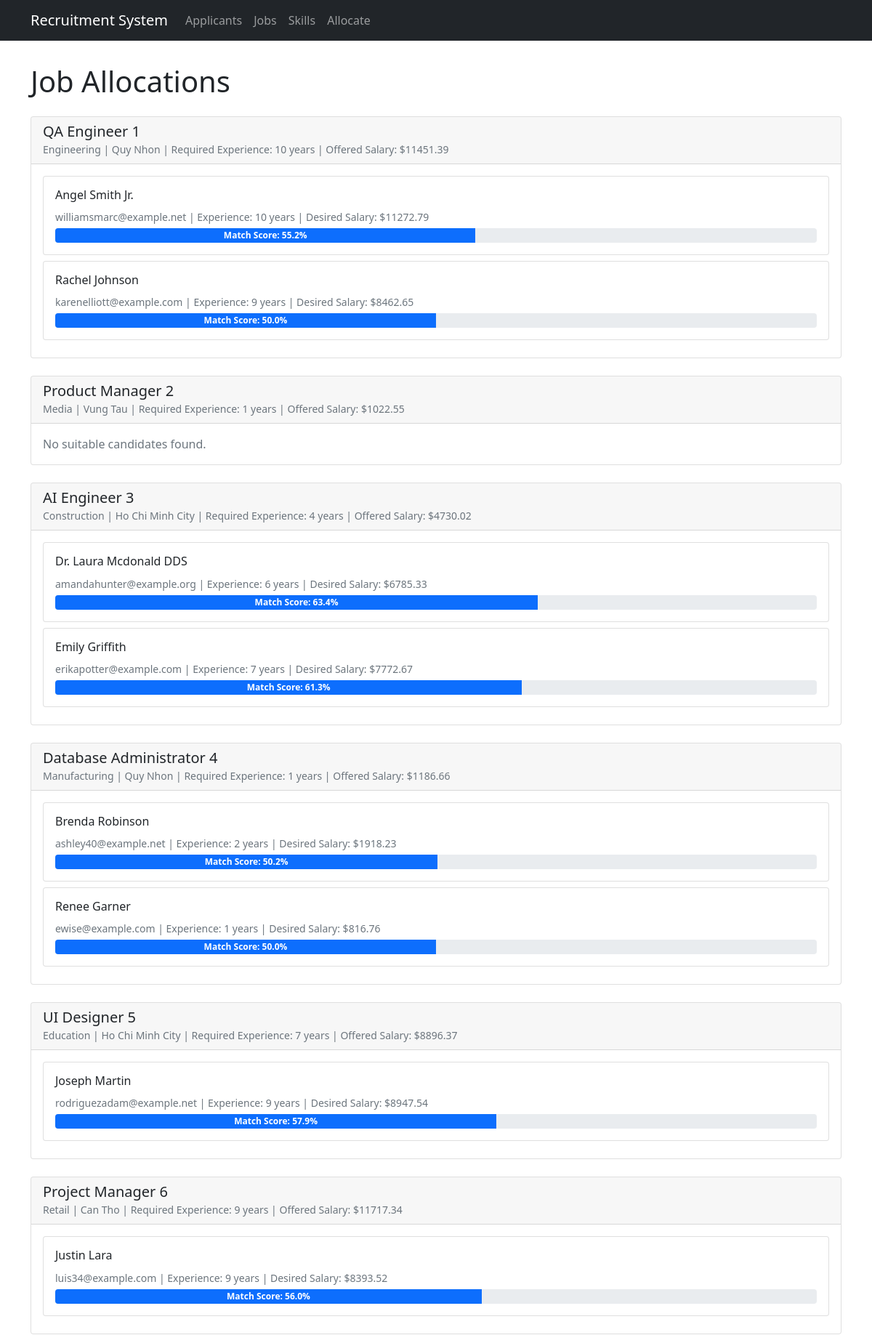
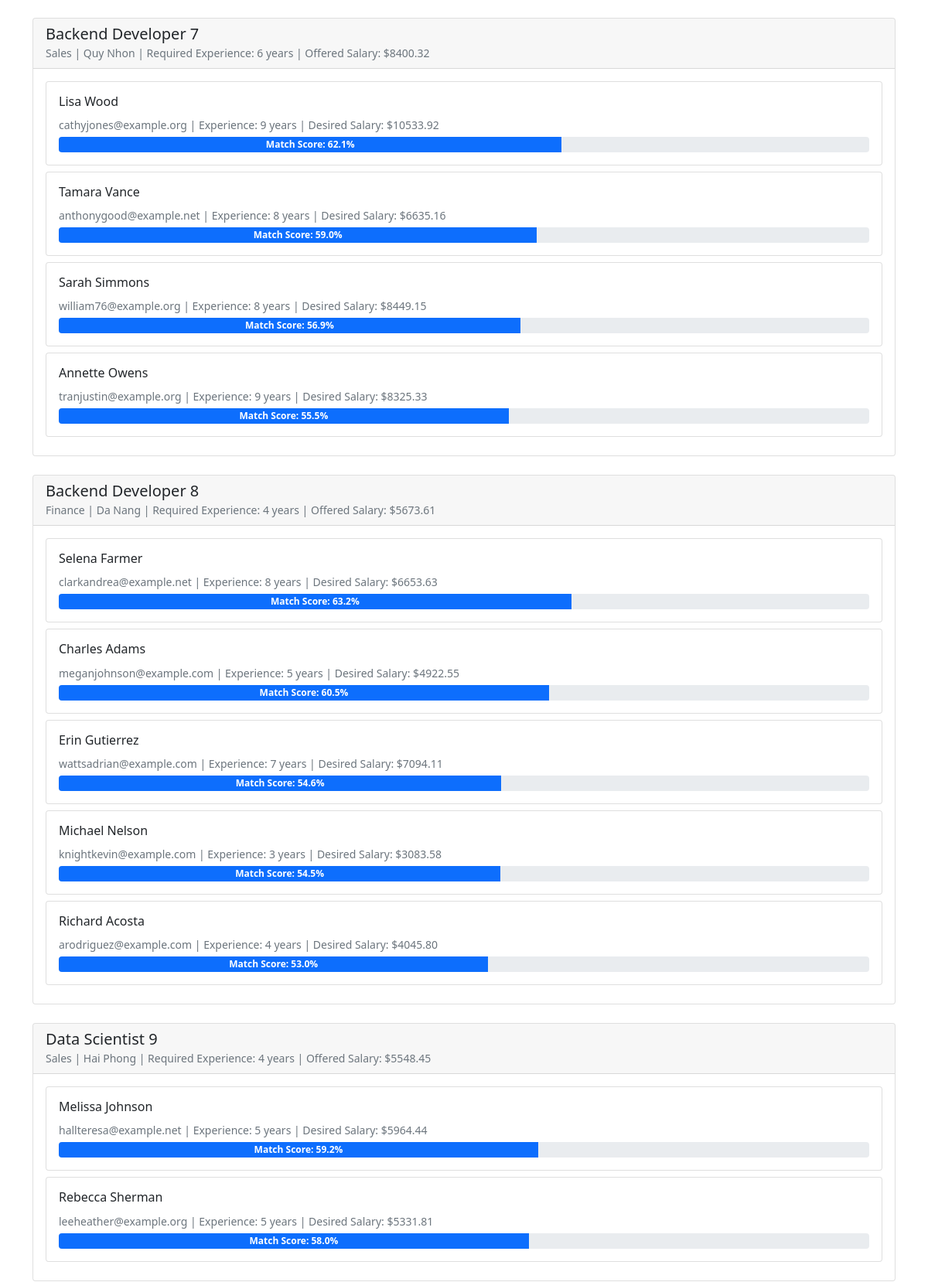
The page /allocate (upper part) on the database its author committed (2 pictures, top to bottom).
### tables this page shows
CREATE TABLE jobs (
    id INTEGER PRIMARY KEY AUTOINCREMENT,
    title TEXT NOT NULL,
    required_experience INTEGER NOT NULL CHECK (required_experience >= 0),
    industry TEXT NOT NULL,
    location TEXT NOT NULL,
    offered_salary REAL NOT NULL CHECK (offered_salary >= 0),
    max_candidates INTEGER NOT NULL DEFAULT 1 CHECK (max_candidates >= 1),
    required_skills TEXT -- Thông tin kỹ năng dạng văn bản
);

CREATE TABLE applicants (
    id INTEGER PRIMARY KEY AUTOINCREMENT,
    name TEXT NOT NULL,
    email TEXT UNIQUE NOT NULL,
    experience INTEGER NOT NULL CHECK (experience >= 0),
    industry TEXT NOT NULL,
    location TEXT NOT NULL,
    desired_salary REAL NOT NULL CHECK (desired_salary >= 0)
);

### app.py (the view)
@app.route('/allocate')
def allocate():
    conn = get_db_connection()
    applicants = conn.execute('SELECT * FROM applicants').fetchall()
    jobs = conn.execute('SELECT * FROM jobs').fetchall()
    applicant_skills = {}
    for applicant in applicants:
        skills = conn.execute(
            'SELECT s.id, s.name, aps.level FROM applicant_skills aps '
            'JOIN skills s ON aps.skill_id = s.id '
            'WHERE aps.applicant_id = ?',
            (applicant['id'],)
        ).fetchall()
        applicant_skills[applicant['id']] = skills
    job_skills = {}
    for job in jobs:
        skills = conn.execute(
            'SELECT s.id, s.name, js.required_level FROM job_skills js '
            'JOIN skills s ON js.skill_id = s.id '
            'WHERE js.job_id = ?',
            (job['id'],)
        ).fetchall()
        job_skills[job['id']] = skills
    allocations = allocate_candidates(applicants, jobs, applicant_skills, job_skills)
    conn.close()
    return render_template('allocations.html', allocations=allocations, jobs=jobs, applicants=applicants)

### app.py (called while the page is built)
def get_db_connection():
    conn = sqlite3.connect(DATABASE)
    conn.row_factory = sqlite3.Row
    return conn

### models/allocation.py (called while the page is built)
def calculate_skill_match_score(applicant_skills, job_skills):
    if not job_skills:
        return 1.0  # If job requires no skills, any applicant is a perfect match
    applicant_skill_dict = {skill[0]: skill[2] for skill in applicant_skills}
    job_skill_dict = {skill[0]: skill[2] for skill in job_skills}
    total_score = 0
    max_possible_score = 0
    for skill_id, required_level in job_skill_dict.items():
        max_possible_score += 10  # Maximum level is 10
        if skill_id in applicant_skill_dict:
            applicant_level = applicant_skill_dict[skill_id]
            if applicant_level >= required_level:
                total_score += required_level
            else:
                total_score += (applicant_level / required_level) * required_level
    if max_possible_score == 0:
        return 1.0
    return total_score / max_possible_score

def calculate_total_match_score(applicant, job, applicant_skills, job_skills):
    skill_score = calculate_skill_match_score(applicant_skills, job_skills)
    other_score = calculate_other_match_factors(applicant, job)
    total_score = (skill_score * 0.6) + (other_score * 0.4)
    return total_score * 100

### templates/allocations.html (shortened to what this page needs)
{% extends "base.html" %}
{% block content %}
<h1 class="mb-4">Job Allocations</h1>
{% for job in jobs %}
<div class="card mb-4">
    <div class="card-header">
        <h5 class="mb-0">{{ job['title'] }}</h5>
        <small class="text-muted">
            {{ job['industry'] }} | {{ job['location'] }} |
            Required Experience: {{ job['required_experience'] }} years |
            Offered Salary: ${{ "%.2f"|format(job['offered_salary']) }}
        </small>
    </div>
    <div class="card-body">
        {% if job['id'] in allocations %}
            {% for applicant_id, score in allocations[job['id']] %}
                {% set applicant = applicants|selectattr('id', 'equalto', applicant_id)|first %}
                <div class="card mb-2">
                    <div class="card-body">
                        <h6 class="card-title">{{ applicant['name'] }}</h6>
                        <p class="card-text mb-1">
                            <small class="text-muted">
                                {{ applicant['email'] }} |
                                Experience: {{ applicant['experience'] }} years |
                                Desired Salary: ${{ "%.2f"|format(applicant['desired_salary']) }}
                            </small>
                        </p>
                        <div class="progress mb-0" style="height: 20px;">
                            <div class="progress-bar score-bar" data-score="{{ score }}" role="progressbar">
                                Match Score: {{ "%.1f"|format(score) }}%
                            </div>
                        </div>
                    </div>
                </div>
            {% endfor %}
        {% else %}
            <p class="text-muted mb-0">No suitable candidates found.</p>
        {% endif %}
    </div>
</div>
{% endfor %}
{% endblock %}

### templates/allocations.html (style rules this page uses)
.progress-bar { text-align: center; color: white; font-weight: bold; }

### rows shown on the page
jobs: title "QA Engineer 1", industry "Engineering", location "Quy Nhon", required_experience "10", offered_salary "11451.39", score "55.2" "50.0"
applicants: name "Angel Smith Jr.", email "williamsmarc@example.net", experience "10", desired_salary "11272.79"
applicants: name "Rachel Johnson", email "karenelliott@example.com", experience "9", desired_salary "8462.65"
jobs: title "Product Manager 2", industry "Media", location "Vung Tau", required_experience "1", offered_salary "1022.55", shows "No suitable candidates found."
jobs: title "AI Engineer 3", industry "Construction", location "Ho Chi Minh City", required_experience "4", offered_salary "4730.02", score "63.4" "61.3"
applicants: name "Dr. Laura Mcdonald DDS", email "amandahunter@example.org", experience "6", desired_salary "6785.33"
applicants: name "Emily Griffith", email "erikapotter@example.com", experience "7", desired_salary "7772.67"
jobs: title "Database Administrator 4", industry "Manufacturing", location "Quy Nhon", required_experience "1", offered_salary "1186.66", score "50.2" "50.0"
applicants: name "Brenda Robinson", email "ashley40@example.net", experience "2", desired_salary "1918.23"
applicants: name "Renee Garner", email "ewise@example.com", experience "1", desired_salary "816.76"
jobs: title "UI Designer 5", industry "Education", location "Ho Chi Minh City", required_experience "7", offered_salary "8896.37", score "57.9"
applicants: name "Joseph Martin", email "rodriguezadam@example.net", experience "9", desired_salary "8947.54"
jobs: title "Project Manager 6", industry "Retail", location "Can Tho", required_experience "9", offered_salary "11717.34", score "56.0"
applicants: name "Justin Lara", email "luis34@example.com", experience "9", desired_salary "8393.52"
jobs: title "Backend Developer 7", industry "Sales", location "Quy Nhon", required_experience "6", offered_salary "8400.32", score "62.1" "59.0" "56.9" "55.5"
applicants: name "Lisa Wood", email "cathyjones@example.org", experience "9", desired_salary "10533.92"
applicants: name "Tamara Vance", email "anthonygood@example.net", experience "8", desired_salary "6635.16"
applicants: name "Sarah Simmons", email "william76@example.org", experience "8", desired_salary "8449.15"
applicants: name "Annette Owens", email "tranjustin@example.org", experience "9", desired_salary "8325.33"
jobs: title "Backend Developer 8", industry "Finance", location "Da Nang", required_experience "4", offered_salary "5673.61", score "63.2" "60.5" "54.6" "54.5" "53.0"
applicants: name "Selena Farmer", email "clarkandrea@example.net", experience "8", desired_salary "6653.63"
applicants: name "Charles Adams", email "meganjohnson@example.com", experience "5", desired_salary "4922.55"
applicants: name "Erin Gutierrez", email "wattsadrian@example.com", experience "7", desired_salary "7094.11"
applicants: name "Michael Nelson", email "knightkevin@example.com", experience "3", desired_salary "3083.58"
applicants: name "Richard Acosta", email "arodriguez@example.com", experience "4", desired_salary "4045.80"
jobs: title "Data Scientist 9", industry "Sales", location "Hai Phong", required_experience "4", offered_salary "5548.45", score "59.2" "58.0"
applicants: name "Melissa Johnson", email "hallteresa@example.net", experience "5", desired_salary "5964.44"
applicants: name "Rebecca Sherman", email "leeheather@example.org", experience "5", desired_salary "5331.81"
